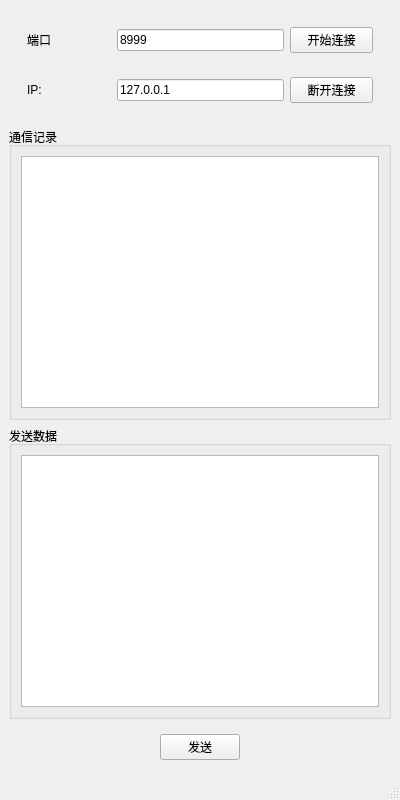
<?xml version="1.0" encoding="UTF-8"?>
<ui version="4.0">
 <class>MainWindow</class>
 <widget class="QMainWindow" name="MainWindow">
  <property name="geometry">
   <rect>
    <x>0</x>
    <y>0</y>
    <width>400</width>
    <height>800</height>
   </rect>
  </property>
  <property name="minimumSize">
   <size>
    <width>400</width>
    <height>800</height>
   </size>
  </property>
  <property name="maximumSize">
   <size>
    <width>400</width>
    <height>800</height>
   </size>
  </property>
  <property name="windowTitle">
   <string>MainWindow</string>
  </property>
  <widget class="QWidget" name="centralwidget">
   <layout class="QVBoxLayout" name="verticalLayout_2">
    <item>
     <widget class="QWidget" name="widget_3" native="true">
      <layout class="QVBoxLayout" name="verticalLayout">
       <item>
        <widget class="QWidget" name="widget" native="true">
         <layout class="QHBoxLayout" name="horizontalLayout">
          <item>
           <widget class="QLabel" name="label">
            <property name="text">
             <string>端口</string>
            </property>
           </widget>
          </item>
          <item>
           <widget class="QLineEdit" name="Port">
            <property name="sizePolicy">
             <sizepolicy hsizetype="Expanding" vsizetype="Fixed">
              <horstretch>167</horstretch>
              <verstretch>0</verstretch>
             </sizepolicy>
            </property>
            <property name="minimumSize">
             <size>
              <width>167</width>
              <height>22</height>
             </size>
            </property>
            <property name="maximumSize">
             <size>
              <width>167</width>
              <height>22</height>
             </size>
            </property>
            <property name="text">
             <string>8999</string>
            </property>
           </widget>
          </item>
          <item>
           <widget class="QPushButton" name="Start_Btn">
            <property name="text">
             <string>开始连接</string>
            </property>
           </widget>
          </item>
         </layout>
        </widget>
       </item>
       <item>
        <widget class="QWidget" name="widget_2" native="true">
         <layout class="QHBoxLayout" name="horizontalLayout_2">
          <item>
           <widget class="QLabel" name="label_2">
            <property name="text">
             <string>IP:</string>
            </property>
           </widget>
          </item>
          <item>
           <widget class="QLineEdit" name="IP">
            <property name="minimumSize">
             <size>
              <width>167</width>
              <height>22</height>
             </size>
            </property>
            <property name="maximumSize">
             <size>
              <width>167</width>
              <height>22</height>
             </size>
            </property>
            <property name="text">
             <string>127.0.0.1</string>
            </property>
           </widget>
          </item>
          <item>
           <widget class="QPushButton" name="Disconnect_Btn">
            <property name="text">
             <string>断开连接</string>
            </property>
           </widget>
          </item>
         </layout>
        </widget>
       </item>
      </layout>
     </widget>
    </item>
    <item>
     <widget class="QGroupBox" name="groupBox">
      <property name="title">
       <string>通信记录</string>
      </property>
      <layout class="QHBoxLayout" name="horizontalLayout_3">
       <item>
        <widget class="QTextEdit" name="Recording_Text"/>
       </item>
      </layout>
     </widget>
    </item>
    <item>
     <widget class="QGroupBox" name="groupBox_2">
      <property name="title">
       <string>发送数据</string>
      </property>
      <layout class="QHBoxLayout" name="horizontalLayout_4">
       <item>
        <widget class="QTextEdit" name="Send_Text"/>
       </item>
      </layout>
     </widget>
    </item>
    <item>
     <widget class="QWidget" name="widget_4" native="true">
      <layout class="QHBoxLayout" name="horizontalLayout_5">
       <item>
        <spacer name="horizontalSpacer">
         <property name="orientation">
          <enum>Qt::Horizontal</enum>
         </property>
         <property name="sizeHint" stdset="0">
          <size>
           <width>127</width>
           <height>20</height>
          </size>
         </property>
        </spacer>
       </item>
       <item>
        <widget class="QPushButton" name="Send_Btn">
         <property name="text">
          <string>发送</string>
         </property>
        </widget>
       </item>
       <item>
        <spacer name="horizontalSpacer_2">
         <property name="orientation">
          <enum>Qt::Horizontal</enum>
         </property>
         <property name="sizeHint" stdset="0">
          <size>
           <width>126</width>
           <height>20</height>
          </size>
         </property>
        </spacer>
       </item>
      </layout>
     </widget>
    </item>
   </layout>
  </widget>
  <widget class="QStatusBar" name="statusbar"/>
 </widget>
 <resources/>
 <connections/>
</ui>
